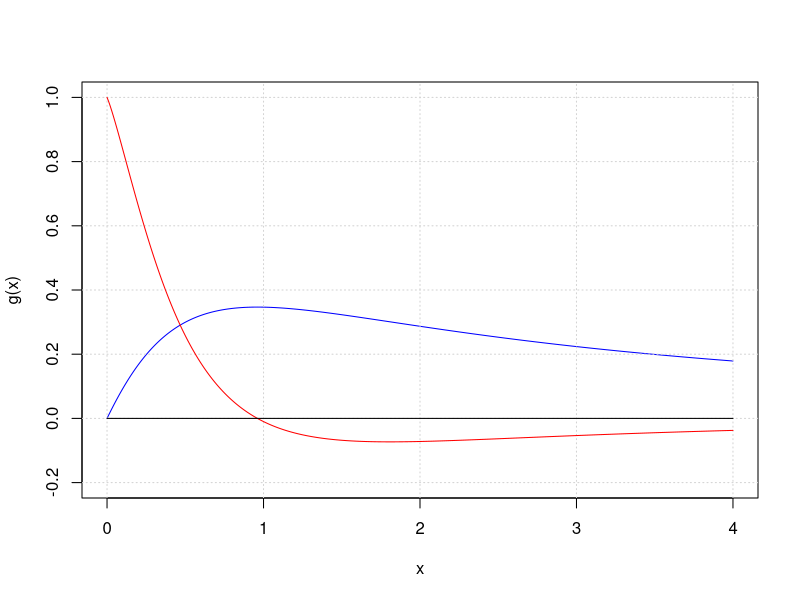

This figure's R source: (Note: this script raises an error after producing the figure.)
# Computer lab 1

# Assignment 1

g <- function(x){
  y <- log(x+1)/(x^(3/2)+1)
  return(y)
}

## Task a: Plot the function

x <- seq(0,4,0.01)
plot(x, g(x), type="l", ylim=c(-0.2,1),col="blue")
grid()
# guess for the maximum point: little lower than 1
which.max(g(x)) * 0.01 - 0.01

## Task b: Compute derivative

# for latex:
# \frac{\frac{x^{\frac{3}{2}} + 1}{x + 1} - \frac{3 \sqrt{x} \ln\left(x + 1\right)}{2}}{\left(x^{\frac{3}{2}} + 1\right)^{2}}

dg <- function(x){
  nominator <- (x^(3/2)+1) / (x+1) - (log(x+1)*(3/2)*sqrt(x))
  denominator <- (x^(3/2)+1)^2
  y <- nominator/denominator
  return(y)
}



lines(x,dg(x), col="red")
lines(x,rep(0,length(x)))


## Task c: Implement bisection method
bisection <- function(fun, a, b, threshold){
  #' computes the maximum of a function using the bisection method
  #' 
  #' params:
  #' fun: derivative of the function
  #' a: starting point of initial interval
  #' b: last point of initial interval 
  #' threshold: convergence criterion
  
  # check if criterion for starting interval is met
  stopifnot(fun(a)*fun(b) < 0)
  
  xt <- (a + b)/2
  
  it <- 1 # start iterations counter with 1 as line above is first iteration
  
  # improve approximation until convergence criterion is met
  while(TRUE){
    it <- it + 1
    
    if(fun(a) * fun(xt) <= 0){
      b <- xt 
      #cat("New intervall:",a,b, "\n")
    }
    else{
      a <- xt
      #cat("New intervall:",a,b, "\n")
    }
    xt_next <- (a + b)/2
    
    if(abs((xt_next - xt)) < threshold){
      xt <- xt_next
      break
    }
    
    else{
      xt <- xt_next
      #cat("New xt:",xt,"\n")
    }
  }
  
  return(c(xt, it))
}

## Task d: Implement secant method

secant <- function(fun, x0, x1, threshold){
  #' computes the maximum of a function using the bisection method
  #' 
  #' params:
  #' fun: derivative of the function
  #' x0: initial x0 value for secant
  #' x1: initial x1 value for secant 
  #' threshold: convergence criterion
  
  it <- 0 # iterations counter
  
  while(TRUE){
    it <- it + 1
    x_next <- x1 - fun(x1) * (x1 - x0)/ (fun(x1) - fun(x0))
    
    if(abs((x1 - x0)) < threshold){
      break
    }
    else{
      x0 <- x1
      x1 <- x_next
      print(x1)
    }
  }
  
  return(c(x1, it))
}  
  
## Task e: Run the functions on different starting values
bisection(dg, 0.5,1.2,0.0001) # approximates good
bisection(dg, 0.5,0.8,0.0001) # doesn't work as both dg(x)are negative
bisection(dg, 0.1,3.5,0.0001) # works also for bigger starting interval

secant(dg, 0.5, 1.2, 0.0001) # finds a good approximation
secant(dg, 2.5, 3.2, 0.0001) # does not find the correct maximum as it approaches 0 for x -> inf
secant(dg, 1.1, 1.3, 0.0001) # approximates the value well even though both dg(x) are negative (difference to bisection method)
secant(dg, 0.1, 0.3, 0.0001) # finds the correct approximation

# comparison in terms of iterations and programming effort:
# bisection takes more (roughly twice as many) iterations compared to secant (13-16 compared to 7-8)
# the programming effort was similar for both methods

## Task f: Which method to prefer?
# As both methods have problems to find the maximum for some starting values but the secant method converges faster,
# we would choose secant. 
# In general we could start with the bisection method. If we start with a pair that meets the starting criterion it is 
# guaranteed to find a maximum. When the interval is narrowed down we can switch to the secant method for faster convergence. 
# If it fails to converge in this interval we could switch back to the bisection method. 




# Assignment 2

## Task a: write function for variance
myvar <- function(x){
  n <- length(x)
  v <- 1/(n-1) * (sum(x^2) - 1/n * (sum(x)^2))
  return (v)
}


## Task b: generate vector
set.seed(12345)
x <- rnorm(10000, mean=10^8, sd=sqrt(1))

## Task c: compute difference from custom to built-in variance for subsets of vector
diff <- numeric(10000)
for (i in 1:10000){
  x_sub <- x[1:i]
  diff[i] <- myvar(x_sub) - var(x_sub)
}
plot(diff)
abline(h = 0, col = "red", lty = 2)

## Task d: Improved variance function
two_pass <- function(x) {
  n <- length(x)
  mean_x <- mean(x)
  v <- sum((x - mean_x)^2) / (n - 1)
  return(v)
}

two_pass_diff <- numeric(10000)

for (i in 1:10000) {
  Xi <- x[1:i]
  two_pass_diff[i] <- two_pass(Xi) - var(Xi)
}

# Plot the comparison for two_pass
plot(1:10000, two_pass_diff, xlab = "i", ylab = "Yi", main = "Difference Yi = two_pass(Xi) - var(Xi)")
abline(h = 0, col = "red", lty = 2)

sum(x)^2
sum(x^2)
sum(x)^2 + sum(x^2)
x
2^1023
